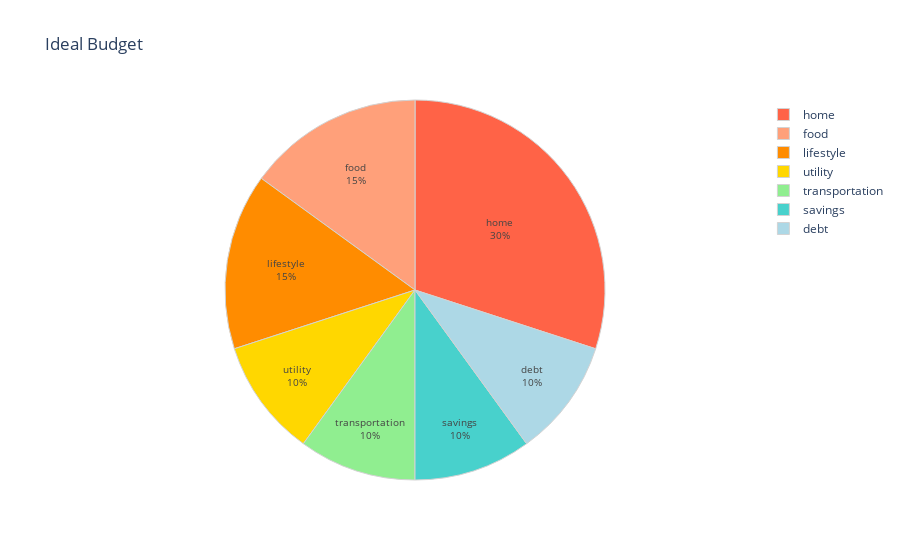

Notebook code for this chart:
### Code cell
import plotly.graph_objects as go

fig = go.Figure(data=[go.Pie(
    #rotation = -100,
    labels= ordered_ideal_budget.index,
    values= ordered_ideal_budget.values
)])

fig.update_traces(hoverinfo='label + value', textinfo='label + percent', textfont_size=10,
                  marker=dict(colors=contrast_colors, line=dict(color='lightgrey', width=1)))
fig.update_layout(title_text="Ideal Budget")
fig.show()

### Figure 1 — Plotly figure (JSON) as saved in the notebook; plotly's stock layout.template omitted (floating-point values rounded to 4 significant figures)
{"data": [{"hoverinfo": "label+value", "labels": ["home", "food", "lifestyle", "utility", "transportation", "savings", "debt"], "marker": {"colors": ["tomato", "lightsalmon", "darkorange", "gold", "lightgreen", "mediumturquoise", "lightblue", "lightgray", "white"], "line": {"color": "lightgrey", "width": 1}}, "textfont": {"size": 10}, "textinfo": "label+percent", "type": "pie", "values": [2500, 1250, 1250, 833, 833, 833, 833]}], "layout": {"title": {"text": "Ideal Budget"}}}
